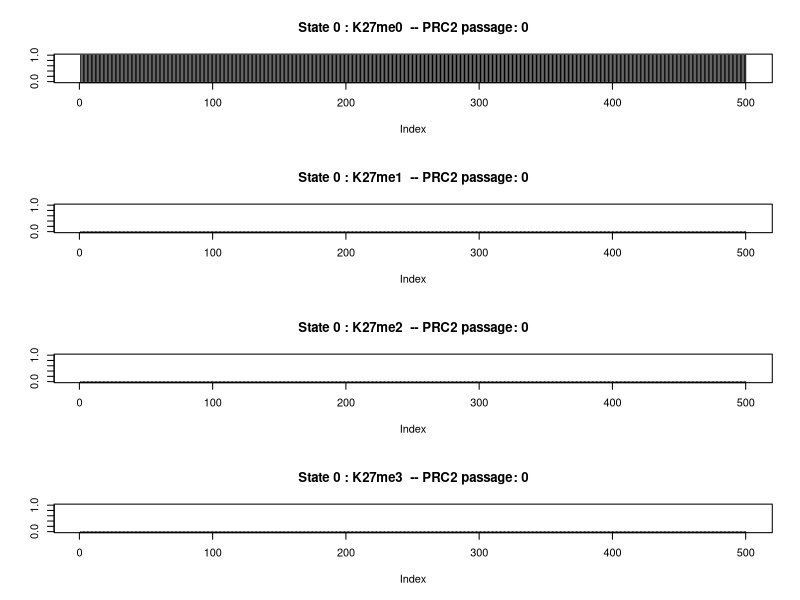
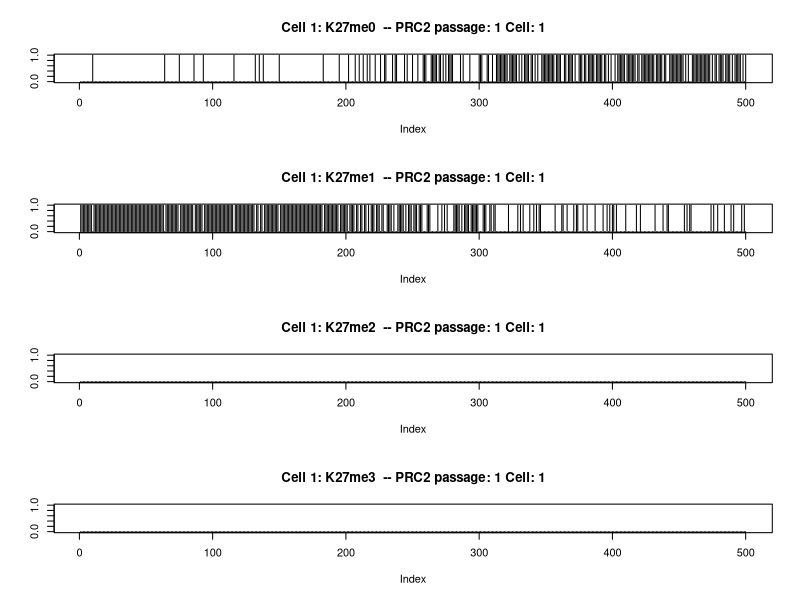
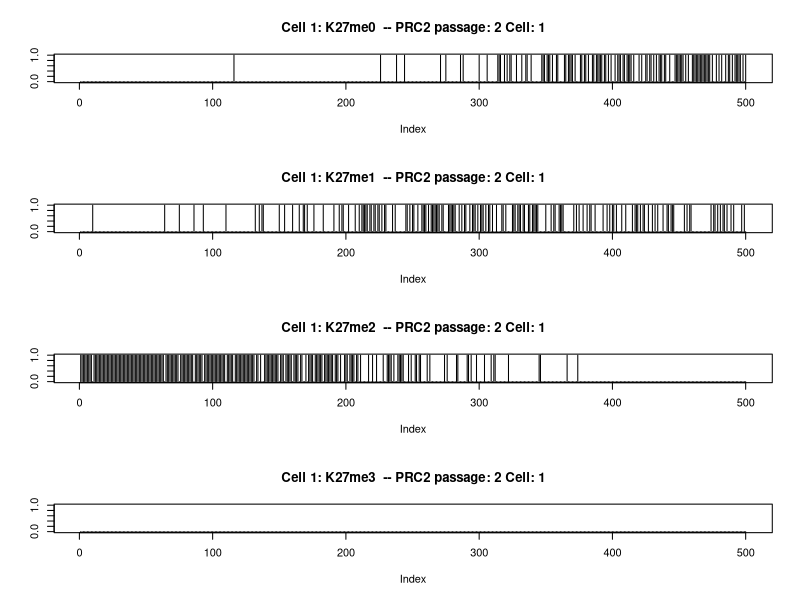
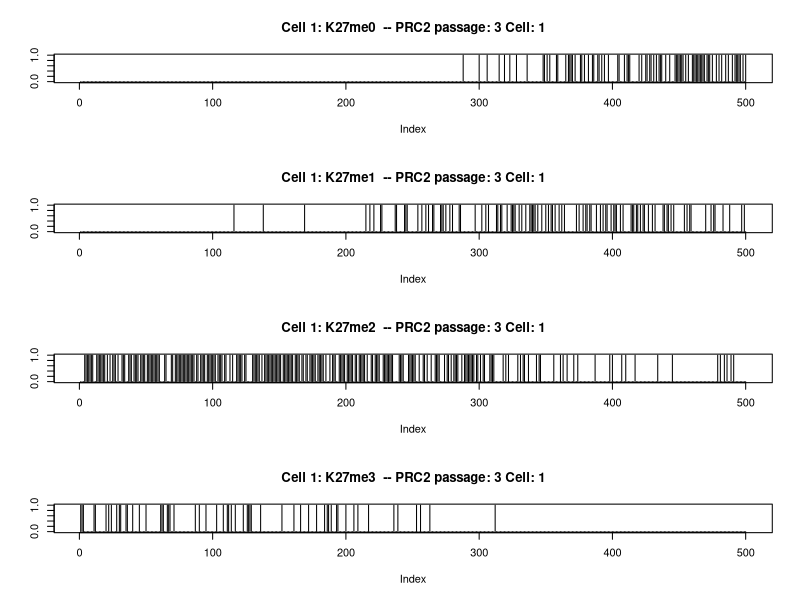
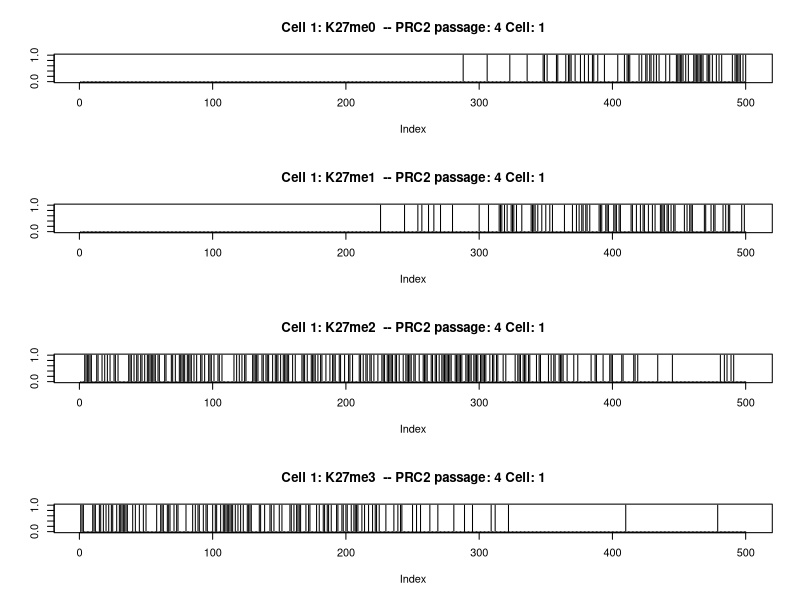
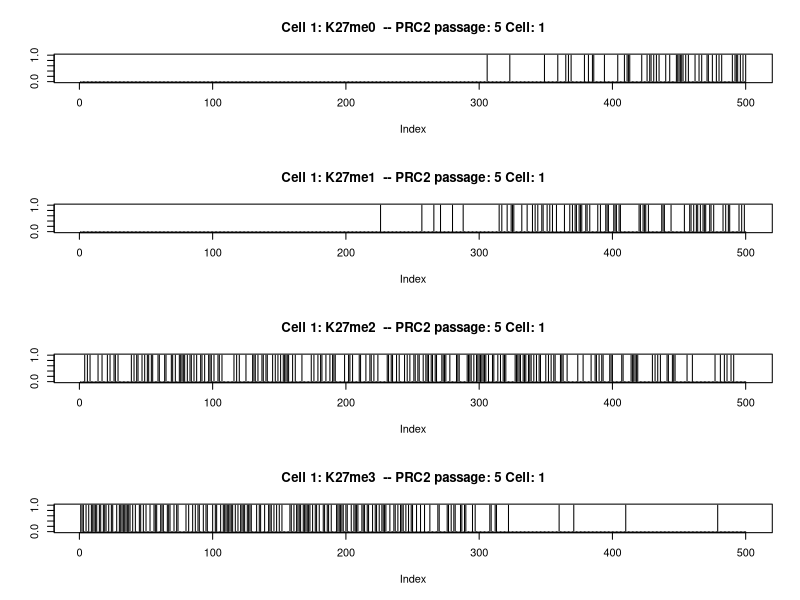
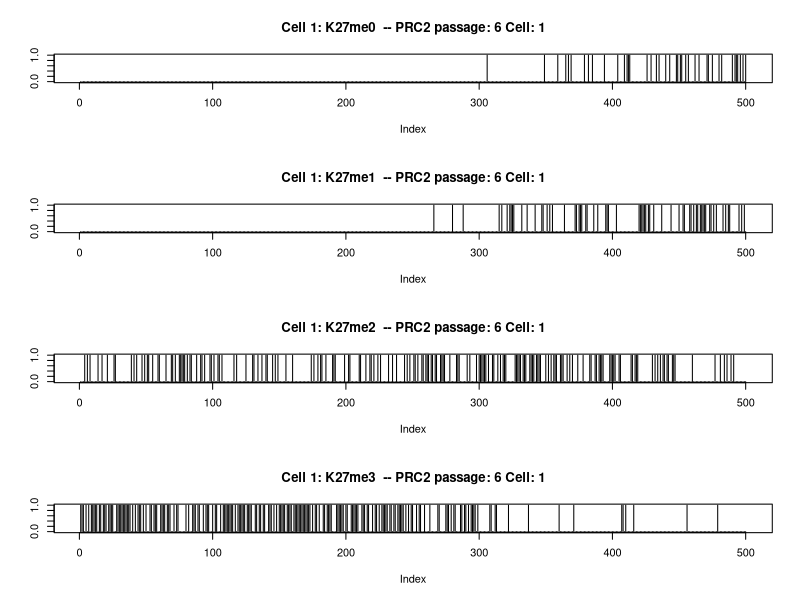
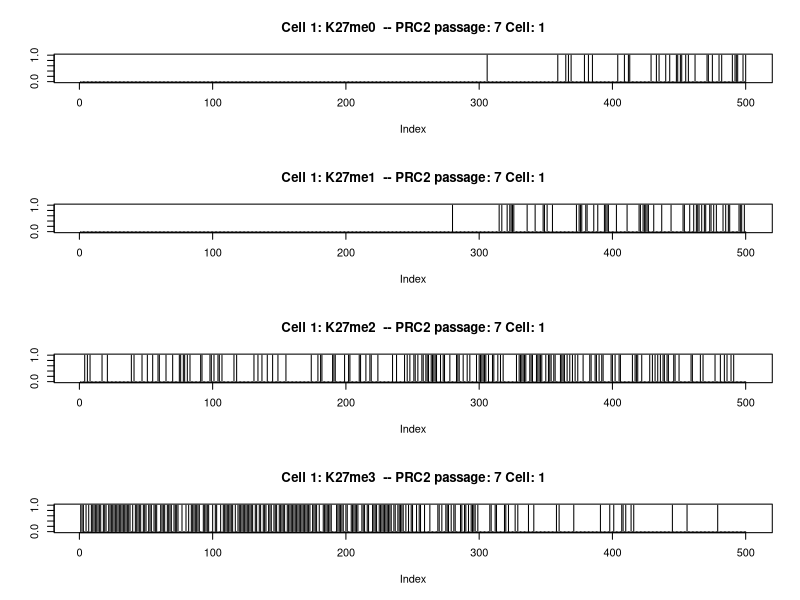

These charts were generated, in order, by the following R code:
setwd("~/Desktop/Histone_Mark_Simulation/Images/new/")
options(scipen=999)
mysamp <- function(n, m, s, lwr, upr, nnorm) {
  samp <- rnorm(nnorm, m, s)
  samp <- samp[samp >= lwr & samp <= upr]
  if (length(samp) >= n) {
    return(sample(samp, n))
  }  
  stop(simpleError("Not enough values to sample from. Try increasing nnorm."))
}

nnuc=500
### prc2 initiation
prc2=0
prc2rounds=20
#prc2rounds=prc2rounds
burden12=0.00
burden23=0.55
# population initiation
finalz<-data.frame(integer(nnuc),integer(nnuc),integer(nnuc),integer(nnuc),integer(nnuc))
colnames(finalz)<-c("N","me0","me1","me2","me3")
for (n in 1:nnuc)
{
  finalz$N[n]=n
  finalz$me0[n]=0
  finalz$me1[n]=0
  finalz$me2[n]=0
  finalz$me3[n]=0
}


passages<- data.frame(matrix(nrow = nnuc,ncol = (3*prc2rounds)))
passcolnames<-c()
#passcolnames<-c("N")
for (i in 1:prc2rounds){
  #  passcolnames<-c(passcolnames,paste(i,"me0",sep="_"))
  passcolnames<-c(passcolnames,paste(i,"me1",sep="_"))
  passcolnames<-c(passcolnames,paste(i,"me2",sep="_"))
  passcolnames<-c(passcolnames,paste(i,"me3",sep="_"))
}
colnames(passages)<-passcolnames
for (n in 1:nnuc)
{
  passages[n,]=0
}

initial_cell_count=50
final_cell_count=initial_cell_count

for (cell in 1:initial_cell_count)  {
  
  go_to_next_cell=0
  
  ### Creating Naked Chromatin
  chromatin<-data.frame(integer(nnuc),integer(nnuc),integer(nnuc),integer(nnuc),integer(nnuc),integer(nnuc))
  colnames(chromatin)<-c("N","S","me0","me1","me2","me3")
  
  
  for (n in 1:nnuc)
  {
    chromatin$N[n]=n
    chromatin$S[n]=0
    chromatin$me0[n]=1
    chromatin$me1[n]=0
    chromatin$me2[n]=0
    chromatin$me3[n]=0
  }
  if (cell ==1)
  {
    #png(paste("~/Desktop/Histone_Mark_Simulation/Images/000-3marks-average.png",sep=""),width = 800,height = 600)
    
    par(mfrow=c(4,1))
    plot(chromatin$me0,type = "h", ylim = c(0,1), main = paste("State 0 : K27me0","  -- PRC2 passage: ",prc2,sep=""),ylab="")
    plot(chromatin$me1,type = "h", ylim = c(0,1), main = paste("State 0 : K27me1","  -- PRC2 passage: ",prc2,sep=""),ylab="")
    plot(chromatin$me2,type = "h", ylim = c(0,1), main = paste("State 0 : K27me2","  -- PRC2 passage: ",prc2,sep=""),ylab="")
    plot(chromatin$me3,type = "h", ylim = c(0,1), main = paste("State 0 : K27me3","  -- PRC2 passage: ",prc2,sep=""),ylab="")
    #dev.off()
  }
  
  padd0=c()
  padd1=c()
  padd2=c()
  padd3=c()
  
#  prc2rounds=prc2rounds 
  print(prc2rounds)  
  
  ### Runs of PRC2
  for (prc2 in 1:prc2rounds) {
    ### Depositing marks
    for (n in 1:nnuc)
    {
      
      padd1[n]=mysamp(n=1, m=0.69, s=0.1, lwr=0, upr=1, nnorm=100)
      padd2[n]=mysamp(n=1, m=0.01, s=0.1, lwr=0, upr=1, nnorm=100)
      padd3[n]=mysamp(n=1, m=0.00, s=0.1, lwr=0, upr=1, nnorm=100)
      padd0[n]=1-(sum(padd1[n],padd2[n],padd3[n]))
      
      
      # PRC2 halflife
      if (0.3-(n/nnuc) < 0 ){lower=0} else {lower=0.3-(n/nnuc)}
      if (1.3-(n/nnuc) > 1){upper=1} else {upper=1.3-(n/nnuc)}
      if (0.8-(n/nnuc) < 0){meaner=0} else {meaner=0.8-(n/nnuc)}
      
      chromatin$pE[n]=mysamp(n=1, m=meaner, s=0.05, lwr=lower, upr=upper, nnorm=100)
      
      chromatin$pDep0[n]=padd0[n]
      chromatin$pDep1[n]=padd1[n]*chromatin$pE[n]
      chromatin$pDep2[n]=padd2[n]*chromatin$pE[n]
      chromatin$pDep3[n]=padd3[n]*chromatin$pE[n]
      chromatin$pmax[n]=max(c(chromatin$pDep0[n],chromatin$pDep1[n],chromatin$pDep2[n],chromatin$pDep3[n]))
      #     print (paste ("Cell: ",cell," --- PRC2 passage: ",prc2))
      
      if (chromatin$S[n] == 0)
      {
        if(chromatin$pDep0[n] == chromatin$pmax[n])
        {
          chromatin$me0[n]=1
          chromatin$me1[n]=0
          chromatin$me2[n]=0
          chromatin$me3[n]=0
        } else if(chromatin$pDep1[n] == chromatin$pmax[n]) {
          chromatin$S[n]=1
          chromatin$me0[n]=0
          chromatin$me1[n]=1
          chromatin$me2[n]=0
          chromatin$me3[n]=0
        } else  if(chromatin$pDep2[n] == chromatin$pmax[n]) {
          chromatin$S[n]=2
          chromatin$me0[n]=0
          chromatin$me1[n]=0
          chromatin$me2[n]=1
          chromatin$me3[n]=0
        } else  if(chromatin$pDep3[n] == chromatin$pmax[n]) {
          chromatin$S[n]=3
          chromatin$me0[n]=0
          chromatin$me1[n]=0
          chromatin$me2[n]=0
          chromatin$me3[n]=1
        }
      } else if (chromatin$S[n] == 1)  {
        if(chromatin$pDep0[n] == chromatin$pmax[n])
        {
          chromatin$S[n]=1
          chromatin$me0[n]=0
          chromatin$me1[n]=1
          chromatin$me2[n]=0
          chromatin$me3[n]=0
        } else if(chromatin$pDep1[n] == chromatin$pmax[n] & rnorm(1,mean=0.5,sd=0.1) > burden12) {
          chromatin$S[n]=2
          chromatin$me0[n]=0
          chromatin$me1[n]=0
          chromatin$me2[n]=1
          chromatin$me3[n]=0
        } else  if(chromatin$pDep2[n] == chromatin$pmax[n]) {
          chromatin$S[n]=3
          chromatin$me0[n]=0
          chromatin$me1[n]=0
          chromatin$me2[n]=0
          chromatin$me3[n]=1
        } 
      } else if (chromatin$S[n] == 2)  {
        if(chromatin$pDep0[n] == chromatin$pmax[n])
        {
          chromatin$S[n]=2
          chromatin$me0[n]=0
          chromatin$me1[n]=0
          chromatin$me2[n]=1
          chromatin$me3[n]=0
        } else if(chromatin$pDep1[n] == chromatin$pmax[n]  & rnorm(1,mean=0.5,sd=0.1) > burden23)  {
          chromatin$S[n]=3
          chromatin$me0[n]=0
          chromatin$me1[n]=0
          chromatin$me2[n]=0
          chromatin$me3[n]=1
        }
      }
    }
    
    
    

    if (cell ==1 && prc2>0){
      #png(paste("~/Desktop/Histone_Mark_Simulation/Images/",prc2,"-3marks-average.png",sep=""),width = 800,height = 600)
      
      par(mfrow=c(4,1))
      plot(chromatin$me0,type = "h", ylim = c(0,1), main = paste("Cell 1: K27me0","  -- PRC2 passage: ",prc2," Cell: ",cell,sep=""),ylab="")
      plot(chromatin$me1,type = "h", ylim = c(0,1), main = paste("Cell 1: K27me1","  -- PRC2 passage: ",prc2," Cell: ",cell,sep=""),ylab="")
      plot(chromatin$me2,type = "h", ylim = c(0,1), main = paste("Cell 1: K27me2","  -- PRC2 passage: ",prc2," Cell: ",cell,sep=""),ylab="")
      plot(chromatin$me3,type = "h", ylim = c(0,1), main = paste("Cell 1: K27me3","  -- PRC2 passage: ",prc2," Cell: ",cell,sep=""),ylab="")
      #dev.off()
    }
    
    
    colnumber=(prc2-1)*3
    #      passages[,colnumber]=passages[,colnumber]+chromatin$me0
    passages[,(colnumber+1)]=passages[,(colnumber+1)]+chromatin$me1
    passages[,(colnumber+2)]=passages[,(colnumber+2)]+chromatin$me2
    passages[,(colnumber+3)]=passages[,(colnumber+3)]+chromatin$me3      
    
    
    
    
  }
  
  
  finalz$me0<-finalz$me0+chromatin$me0
  finalz$me1<-finalz$me1+chromatin$me1
  finalz$me2<-finalz$me2+chromatin$me2
  finalz$me3<-finalz$me3+chromatin$me3
  print ("cell #: ")
  print (cell)
  #print ("chromatin3")
  #print(chromatin$me3)
  
  
  # Mitosis  
  if (runif(n=1,min = 0,max = 100) >= 50  && prc2 > 5)
  {
    #Adding one to the number of final cell population
    final_cell_count=final_cell_count+1
    go_to_next_cell=1
    ## Removing the chromatin values already added to the pool (passages) so when we add the values of the daughter chromatins, it won't be doubled
    
    passages[,(colnumber+1)]=passages[,(colnumber+1)]-chromatin$me1
    passages[,(colnumber+2)]=passages[,(colnumber+2)]-chromatin$me2
    passages[,(colnumber+3)]=passages[,(colnumber+3)]-chromatin$me3      
    finalz$me0<-finalz$me0-chromatin$me0
    finalz$me1<-finalz$me1-chromatin$me1
    finalz$me2<-finalz$me2-chromatin$me2
    finalz$me3<-finalz$me3-chromatin$me3
    
    # Creating two empty daughter chromatins
    daughter1<-data.frame(integer(nnuc),integer(nnuc),integer(nnuc),integer(nnuc),integer(nnuc),integer(nnuc))
    colnames(daughter1)<-c("N","S","me0","me1","me2","me3")
    
    
    for (n in 1:nnuc)
    {
      daughter1$N[n]=n
      daughter1$S[n]=0
      daughter1$me0[n]=1
      daughter1$me1[n]=0
      daughter1$me2[n]=0
      daughter1$me3[n]=0
    }
    
    daughter2<-data.frame(integer(nnuc),integer(nnuc),integer(nnuc),integer(nnuc),integer(nnuc),integer(nnuc))
    colnames(daughter2)<-c("N","S","me0","me1","me2","me3")
    
    
    for (n in 1:nnuc)
    {
      daughter2$N[n]=n
      daughter2$S[n]=0
      daughter2$me0[n]=1
      daughter2$me1[n]=0
      daughter2$me2[n]=0
      daughter2$me3[n]=0
    }
    
    
    #randomly assigning marks from the mother chromatin to its daughter chromatins (likelihood of 50% on each nucleosome to be assigned to a different daughter chromatin)
    
    for (m in 1:nnuc){
      if (runif(n=1,min = 0,max = 100) > 50)
      {
        daughter1$S[m]=chromatin$S[m]
        daughter1$me0[m]=chromatin$me0[m]
        daughter1$me1[m]=chromatin$me1[m]
        daughter1$me2[m]=chromatin$me2[m]
        daughter1$me3[m]=chromatin$me3[m]
      }
      else {
        daughter2$S[m]=chromatin$S[m]
        daughter2$me0[m]=chromatin$me0[m]
        daughter2$me1[m]=chromatin$me1[m]
        daughter2$me2[m]=chromatin$me2[m]
        daughter2$me3[m]=chromatin$me3[m]
      }
    }
    
    
    
    # print daughter chromatins
    if (cell ==1 && prc2==prc2rounds){
      #png(paste("~/Desktop/Histone_Mark_Simulation/Images/",prc2,"-3marks-average.png",sep=""),width = 800,height = 600)
      par(mfrow=c(4,1))
      plot(daughter1$me0,type = "h", ylim = c(0,1), main = paste("Original Daughter1 Cell 1: K27me0","  -- PRC2 passage: ",prc2," Cell: ",cell,sep=""),ylab="")
      plot(daughter1$me1,type = "h", ylim = c(0,1), main = paste("Original Daughter1 Cell 1: K27me1","  -- PRC2 passage: ",prc2," Cell: ",cell,sep=""),ylab="")
      plot(daughter1$me2,type = "h", ylim = c(0,1), main = paste("Original Daughter1 Cell 1: K27me2","  -- PRC2 passage: ",prc2," Cell: ",cell,sep=""),ylab="")
      plot(daughter1$me3,type = "h", ylim = c(0,1), main = paste("Original Daughter1 Cell 1: K27me3","  -- PRC2 passage: ",prc2," Cell: ",cell,sep=""),ylab="")
      
      plot(daughter2$me0,type = "h", ylim = c(0,1), main = paste("Original Daughter2 Cell 2: K27me0","  -- PRC2 passage: ",prc2," Cell: ",cell,sep=""),ylab="")
      plot(daughter2$me1,type = "h", ylim = c(0,1), main = paste("Original Daughter2 Cell 2: K27me1","  -- PRC2 passage: ",prc2," Cell: ",cell,sep=""),ylab="")
      plot(daughter2$me2,type = "h", ylim = c(0,1), main = paste("Original Daughter2 Cell 2: K27me2","  -- PRC2 passage: ",prc2," Cell: ",cell,sep=""),ylab="")
      plot(daughter2$me3,type = "h", ylim = c(0,1), main = paste("Original Daughter2 Cell 2: K27me3","  -- PRC2 passage: ",prc2," Cell: ",cell,sep=""),ylab="")
      
      
      #dev.off()
    }
    
currentprc2round=prc2    
    ####### Now putting daughter chromatins through another round of Lysine methylation  ################
    ################## Daughter 1 #######################
    ### Runs of PRC2
    for (prc2 in 1:prc2rounds) {
      ### Depositing marks on daughter1
      for (n in 1:nnuc)
      {
        
        padd1[n]=mysamp(n=1, m=0.69, s=0.1, lwr=0, upr=1, nnorm=100)
        padd2[n]=mysamp(n=1, m=0.01, s=0.1, lwr=0, upr=1, nnorm=100)
        padd3[n]=mysamp(n=1, m=0.00, s=0.1, lwr=0, upr=1, nnorm=100)
        padd0[n]=1-(sum(padd1[n],padd2[n],padd3[n]))
        
        
        # PRC2 halflife
        if (0.3-(n/nnuc) < 0 ){lower=0} else {lower=0.3-(n/nnuc)}
        if (1.3-(n/nnuc) > 1){upper=1} else {upper=1.3-(n/nnuc)}
        if (0.8-(n/nnuc) < 0){meaner=0} else {meaner=0.8-(n/nnuc)}
        
        daughter1$pE[n]=mysamp(n=1, m=meaner, s=0.05, lwr=lower, upr=upper, nnorm=100)
        
        daughter1$pDep0[n]=padd0[n]
        daughter1$pDep1[n]=padd1[n]*daughter1$pE[n]
        daughter1$pDep2[n]=padd2[n]*daughter1$pE[n]
        daughter1$pDep3[n]=padd3[n]*daughter1$pE[n]
        daughter1$pmax[n]=max(c(daughter1$pDep0[n],daughter1$pDep1[n],daughter1$pDep2[n],daughter1$pDep3[n]))
        #     print (paste ("Cell: ",cell," --- PRC2 passage: ",prc2))
        
        if (daughter1$S[n] == 0)
        {
          if(daughter1$pDep0[n] == daughter1$pmax[n])
          {
            daughter1$me0[n]=1
            daughter1$me1[n]=0
            daughter1$me2[n]=0
            daughter1$me3[n]=0
          } else if(daughter1$pDep1[n] == daughter1$pmax[n]) {
            daughter1$S[n]=1
            daughter1$me0[n]=0
            daughter1$me1[n]=1
            daughter1$me2[n]=0
            daughter1$me3[n]=0
          } else  if(daughter1$pDep2[n] == daughter1$pmax[n]) {
            daughter1$S[n]=2
            daughter1$me0[n]=0
            daughter1$me1[n]=0
            daughter1$me2[n]=1
            daughter1$me3[n]=0
          } else  if(daughter1$pDep3[n] == daughter1$pmax[n]) {
            daughter1$S[n]=3
            daughter1$me0[n]=0
            daughter1$me1[n]=0
            daughter1$me2[n]=0
            daughter1$me3[n]=1
          }
        } else if (daughter1$S[n] == 1)  {
          if(daughter1$pDep0[n] == daughter1$pmax[n])
          {
            daughter1$S[n]=1
            daughter1$me0[n]=0
            daughter1$me1[n]=1
            daughter1$me2[n]=0
            daughter1$me3[n]=0
          } else if(daughter1$pDep1[n] == daughter1$pmax[n] & rnorm(1,mean=0.5,sd=0.1) > burden12) {
            daughter1$S[n]=2
            daughter1$me0[n]=0
            daughter1$me1[n]=0
            daughter1$me2[n]=1
            daughter1$me3[n]=0
          } else  if(daughter1$pDep2[n] == daughter1$pmax[n]) {
            daughter1$S[n]=3
            daughter1$me0[n]=0
            daughter1$me1[n]=0
            daughter1$me2[n]=0
            daughter1$me3[n]=1
          } 
        } else if (daughter1$S[n] == 2)  {
          if(daughter1$pDep0[n] == daughter1$pmax[n])
          {
            daughter1$S[n]=2
            daughter1$me0[n]=0
            daughter1$me1[n]=0
            daughter1$me2[n]=1
            daughter1$me3[n]=0
          } else if(daughter1$pDep1[n] == daughter1$pmax[n]  & rnorm(1,mean=0.5,sd=0.1) > burden23)  {
            daughter1$S[n]=3
            daughter1$me0[n]=0
            daughter1$me1[n]=0
            daughter1$me2[n]=0
            daughter1$me3[n]=1
          }
        }
      }
      
      
      
      #prc2=(prc2)+1
      #print (prc2)
      
      if (cell ==1 && prc2>0){
        #png(paste("~/Desktop/Histone_Mark_Simulation/Images/",prc2,"-3marks-average.png",sep=""),width = 800,height = 600)
        
        par(mfrow=c(4,1))
        plot(daughter1$me0,type = "h", ylim = c(0,1), main = paste("Daughter1 Cell 1: K27me0","  -- PRC2 passage: ",prc2," Cell: ",cell,sep=""),ylab="")
        plot(daughter1$me1,type = "h", ylim = c(0,1), main = paste("Daughter1 Cell 1: K27me1","  -- PRC2 passage: ",prc2," Cell: ",cell,sep=""),ylab="")
        plot(daughter1$me2,type = "h", ylim = c(0,1), main = paste("Daughter1 Cell 1: K27me2","  -- PRC2 passage: ",prc2," Cell: ",cell,sep=""),ylab="")
        plot(daughter1$me3,type = "h", ylim = c(0,1), main = paste("Daughter1 Cell 1: K27me3","  -- PRC2 passage: ",prc2," Cell: ",cell,sep=""),ylab="")
        #dev.off()
      }
      
      
      colnumber=(prc2-1)*3
      #passages[,colnumber]=passages[,colnumber]+daughter1$me0
      passages[,(colnumber+1)]=passages[,(colnumber+1)]+daughter1$me1
      passages[,(colnumber+2)]=passages[,(colnumber+2)]+daughter1$me2
      passages[,(colnumber+3)]=passages[,(colnumber+3)]+daughter1$me3
      finalz$me0<-finalz$me0+daughter1$me0
      finalz$me1<-finalz$me1+daughter1$me1
      finalz$me2<-finalz$me2+daughter1$me2
      finalz$me3<-finalz$me3+daughter1$me3
      
      
      
      
    }
    ################## Daughter 2 #######################
    
    ### Runs of PRC2
    for (prc2 in 1:prc2rounds) {
      ### Depositing marks on daughter 2
      for (n in 1:nnuc)
      {
        
        padd1[n]=mysamp(n=1, m=0.69, s=0.1, lwr=0, upr=1, nnorm=100)
        padd2[n]=mysamp(n=1, m=0.01, s=0.1, lwr=0, upr=1, nnorm=100)
        padd3[n]=mysamp(n=1, m=0.00, s=0.1, lwr=0, upr=1, nnorm=100)
        padd0[n]=1-(sum(padd1[n],padd2[n],padd3[n]))
        
        
        # PRC2 halflife
        if (0.3-(n/nnuc) < 0 ){lower=0} else {lower=0.3-(n/nnuc)}
        if (1.3-(n/nnuc) > 1){upper=1} else {upper=1.3-(n/nnuc)}
        if (0.8-(n/nnuc) < 0){meaner=0} else {meaner=0.8-(n/nnuc)}
        
        daughter2$pE[n]=mysamp(n=1, m=meaner, s=0.05, lwr=lower, upr=upper, nnorm=100)
        
        daughter2$pDep0[n]=padd0[n]
        daughter2$pDep1[n]=padd1[n]*daughter2$pE[n]
        daughter2$pDep2[n]=padd2[n]*daughter2$pE[n]
        daughter2$pDep3[n]=padd3[n]*daughter2$pE[n]
        daughter2$pmax[n]=max(c(daughter2$pDep0[n],daughter2$pDep1[n],daughter2$pDep2[n],daughter2$pDep3[n]))
        #     print (paste ("Cell: ",cell," --- PRC2 passage: ",prc2))
        
        if (daughter2$S[n] == 0)
        {
          if(daughter2$pDep0[n] == daughter2$pmax[n])
          {
            daughter2$me0[n]=1
            daughter2$me1[n]=0
            daughter2$me2[n]=0
            daughter2$me3[n]=0
          } else if(daughter2$pDep1[n] == daughter2$pmax[n]) {
            daughter2$S[n]=1
            daughter2$me0[n]=0
            daughter2$me1[n]=1
            daughter2$me2[n]=0
            daughter2$me3[n]=0
          } else  if(daughter2$pDep2[n] == daughter2$pmax[n]) {
            daughter2$S[n]=2
            daughter2$me0[n]=0
            daughter2$me1[n]=0
            daughter2$me2[n]=1
            daughter2$me3[n]=0
          } else  if(daughter2$pDep3[n] == daughter2$pmax[n]) {
            daughter2$S[n]=3
            daughter2$me0[n]=0
            daughter2$me1[n]=0
            daughter2$me2[n]=0
            daughter2$me3[n]=1
          }
        } else if (daughter2$S[n] == 1)  {
          if(daughter2$pDep0[n] == daughter2$pmax[n])
          {
            daughter2$S[n]=1
            daughter2$me0[n]=0
            daughter2$me1[n]=1
            daughter2$me2[n]=0
            daughter2$me3[n]=0
          } else if(daughter2$pDep1[n] == daughter2$pmax[n] & rnorm(1,mean=0.5,sd=0.1) > burden12) {
            daughter2$S[n]=2
            daughter2$me0[n]=0
            daughter2$me1[n]=0
            daughter2$me2[n]=1
            daughter2$me3[n]=0
          } else  if(daughter2$pDep2[n] == daughter2$pmax[n]) {
            daughter2$S[n]=3
            daughter2$me0[n]=0
            daughter2$me1[n]=0
            daughter2$me2[n]=0
            daughter2$me3[n]=1
          } 
        } else if (daughter2$S[n] == 2)  {
          if(daughter2$pDep0[n] == daughter2$pmax[n])
          {
            daughter2$S[n]=2
            daughter2$me0[n]=0
            daughter2$me1[n]=0
            daughter2$me2[n]=1
            daughter2$me3[n]=0
          } else if(daughter2$pDep1[n] == daughter2$pmax[n]  & rnorm(1,mean=0.5,sd=0.1) > burden23)  {
            daughter2$S[n]=3
            daughter2$me0[n]=0
            daughter2$me1[n]=0
            daughter2$me2[n]=0
            daughter2$me3[n]=1
          }
        }
      }
      
      
      
      #prc2=(prc2)+1
      #print (prc2)
      
      if (cell ==1 && prc2>0){
        #png(paste("~/Desktop/Histone_Mark_Simulation/Images/",prc2,"-3marks-average.png",sep=""),width = 800,height = 600)
        
        par(mfrow=c(4,1))
        plot(daughter2$me0,type = "h", ylim = c(0,1), main = paste("Daughter2 Cell 1: K27me0","  -- PRC2 passage: ",prc2," Cell: ",cell,sep=""),ylab="")
        plot(daughter2$me1,type = "h", ylim = c(0,1), main = paste("Daughter2 Cell 1: K27me1","  -- PRC2 passage: ",prc2," Cell: ",cell,sep=""),ylab="")
        plot(daughter2$me2,type = "h", ylim = c(0,1), main = paste("Daughter2 Cell 1: K27me2","  -- PRC2 passage: ",prc2," Cell: ",cell,sep=""),ylab="")
        plot(daughter2$me3,type = "h", ylim = c(0,1), main = paste("Daughter2 Cell 1: K27me3","  -- PRC2 passage: ",prc2," Cell: ",cell,sep=""),ylab="")
        #dev.off()
      }
      
      
      colnumber=(prc2-1)*3
      #      passages[,colnumber]=passages[,colnumber]+daughter2$me0
      passages[,(colnumber+1)]=passages[,(colnumber+1)]+daughter2$me1
      passages[,(colnumber+2)]=passages[,(colnumber+2)]+daughter2$me2
      passages[,(colnumber+3)]=passages[,(colnumber+3)]+daughter2$me3      
      finalz$me0<-finalz$me0+daughter2$me0
      finalz$me1<-finalz$me1+daughter2$me1
      finalz$me2<-finalz$me2+daughter2$me2
      finalz$me3<-finalz$me3+daughter2$me3
      
      
      
    }    
    
    

    ####### End of putting daughter chromatins through another round of Lysine methylation  #############
    
    
  }
  ### End of mitosis
  if (go_to_next_cell==1) break
  
  
  
}




finalz$me0av<-finalz$me0/cell
finalz$me1av<-finalz$me1/cell
finalz$me2av<-finalz$me2/cell
finalz$me3av<-finalz$me3/cell




for (state in 0:(prc2rounds-1))
{
  #png(paste("~/Desktop/Histone_Mark_Simulation/Images/Average_State-",state,"-3marks-average.png",sep=""),width = 800,height = 600)
  par(mfrow=c(3,1))
  
  plot((passages[,(3*state)+1]/final_cell_count),type = "h", ylim = c(0,1), main = paste("K27me1","  -- Average over : ",cell," Cells"," PRC2 passage: ",state,sep=""),ylab="")
  plot((passages[,(3*state)+2]/final_cell_count),type = "h", ylim = c(0,1), main = paste("K27me2","  -- Average over : ",cell," Cells"," PRC2 passage: ",state,sep=""),ylab="")
  plot((passages[,(3*state)+3]/final_cell_count),type = "h", ylim = c(0,1), main = paste("K27me3","  -- Average over : ",cell," Cells"," PRC2 passage: ",state,sep=""),ylab="")
  #dev.off()
  
}



# for (state in (prc2rounds-1):(prc2rounds-1))
# {
#   #png(paste("~/Desktop/Histone_Mark_Simulation/Images/Average_State-",state,"-3marks-average.png",sep=""),width = 800,height = 600)
#   par(mfrow=c(3,1))
#   
#   plot((passages[,(3*state)+1]/initial_cell_count),type = "h", ylim = c(0,1), main = paste("K27me1","  -- Average over : ",cell," Cells"," PRC2 passage: ",state,sep=""),ylab="")
#   plot((passages[,(3*state)+2]/initial_cell_count),type = "h", ylim = c(0,1), main = paste("K27me2","  -- Average over : ",cell," Cells"," PRC2 passage: ",state,sep=""),ylab="")
#   plot((passages[,(3*state)+3]/initial_cell_count),type = "h", ylim = c(0,1), main = paste("K27me3","  -- Average over : ",cell," Cells"," PRC2 passage: ",state,sep=""),ylab="")
#   #dev.off()
#   
# }
